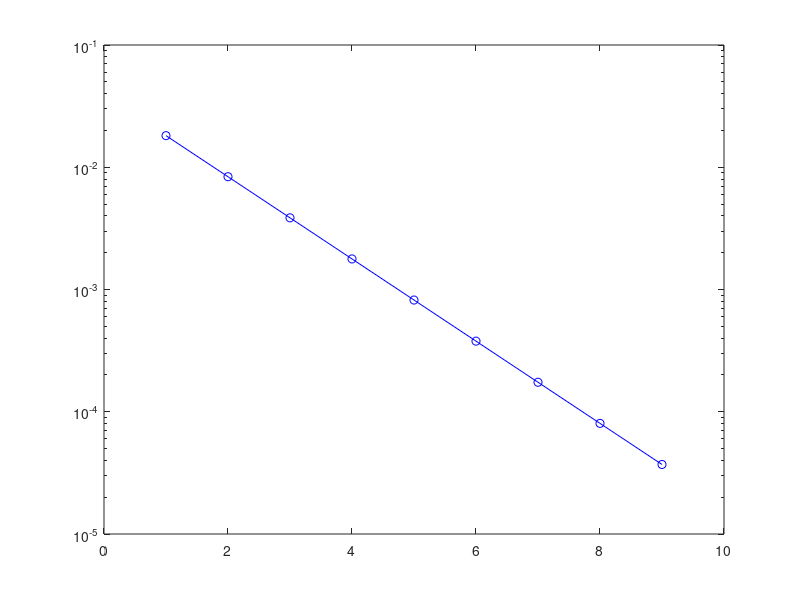

MATLAB code for this plot:
clear;

s=1.83928675521416113; x=1.8;
eRel = zeros(9:1);

for k = 1:9
    x=power(1+x+x^2,1/3);
    eRel(k) = abs(x-s);
    fprintf('Iter %2d :: x=%.5f -> Erel %.1e \n',k,x,eRel(k));
end

K=eRel(end)./eRel(end-1);
semilogy(1:9,eRel,'bo-');
cifras = -log10(K);

primerosTresValores = eRel(2:4)./eRel(1:3);
x2=1.8;

eRel2 = zeros(9:1);
for k =1:9
    f= x2^3-x2^2-x2-1;
    fd = 3*x2^2-2*x2-1;
    x2 = x2-f/fd;
    eRel2(k) = abs(x2-s);
    fprintf('Iter %2d :: x2=%.5f -> Erel %.1e \n',k,x2,eRel2(k));
end

K2 = eRel2(2:end)./eRel2(1:end-1).^2;